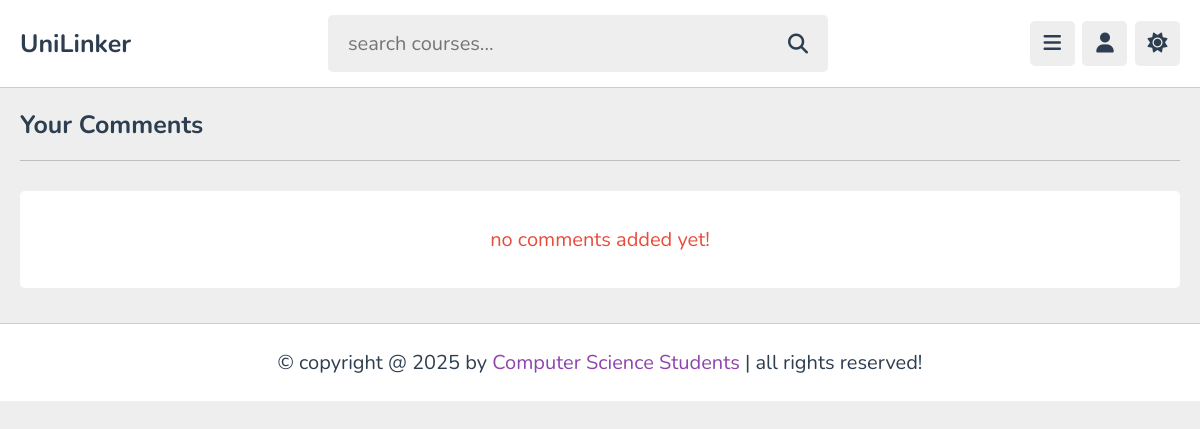
Page /comments.php (signed in) on the earlier database version.
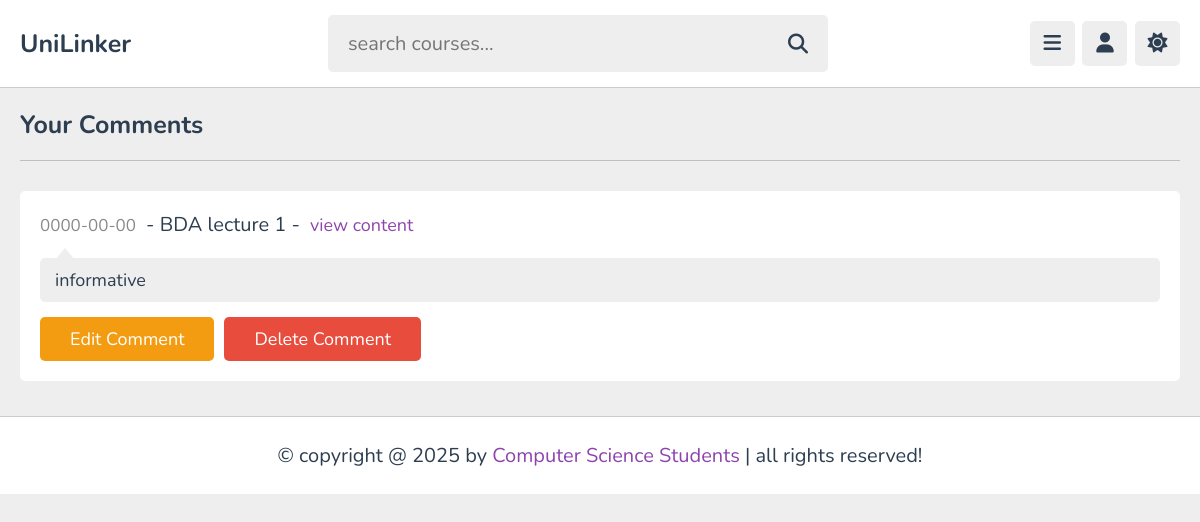
Same page on the later database version.
### tables this page shows
CREATE TABLE `comments` (
  `id` varchar(20) NOT NULL,
  `content_id` varchar(20) NOT NULL,
  `user_id` varchar(20) NOT NULL,
  `tutor_id` varchar(20) NOT NULL,
  `comment` varchar(1000) NOT NULL,
  `date` date NOT NULL
);

CREATE TABLE `content` (
  `id` varchar(20) NOT NULL,
  `tutor_id` varchar(20) NOT NULL,
  `playlist_id` varchar(20) NOT NULL,
  `title` varchar(100) NOT NULL,
  `description` varchar(1000) NOT NULL,
  `video` varchar(100) NOT NULL,
  `thumb` varchar(100) NOT NULL,
  `date` date NOT NULL,
  `status` varchar(20) NOT NULL DEFAULT 'deactive'
);

### comments.php (the view, shortened to what this page needs)
<?php
include 'components/connect.php';
if(isset($_COOKIE['user_id'])){
   $user_id = $_COOKIE['user_id'];
}else{
   $user_id = '';
   header('location:home.php');
}
?>
<!DOCTYPE html>
<html lang="en">
<head>
   <link rel="stylesheet" href="https://cdnjs.cloudflare.com/ajax/libs/font-awesome/6.2.0/css/all.min.css">
   <link rel="stylesheet" href="css/style.css">
</head>
<body>
<?php include 'components/user_header.php'; ?>
<section class="comments">
   <h1 class="heading">your comments</h1>
   <div class="show-comments">
      <?php
         $select_comments = $conn->prepare("SELECT * FROM `comments` WHERE user_id = ?");
         $select_comments->execute([$user_id]);
         if($select_comments->rowCount() > 0){
            while($fetch_comment = $select_comments->fetch(PDO::FETCH_ASSOC)){
               $select_content = $conn->prepare("SELECT * FROM `content` WHERE id = ?");
               $select_content->execute([$fetch_comment['content_id']]);
               $fetch_content = $select_content->fetch(PDO::FETCH_ASSOC);
      ?>
      <div class="box" style="<?php if($fetch_comment['user_id'] == $user_id){echo 'order:-1;';} ?>">
         <div class="content"><span><?= $fetch_comment['date']; ?></span><p> - <?= $fetch_content['title']; ?> - </p><a href="watch_video.php?get_id=<?= $fetch_content['id']; ?>">view content</a></div>
         <p class="text"><?= $fetch_comment['comment']; ?></p>
         <?php
            if($fetch_comment['user_id'] == $user_id){
         ?>
         <form action="" method="post" class="flex-btn">
            <button type="submit" name="edit_comment" class="inline-option-btn">edit comment</button>
            <button type="submit" name="delete_comment" class="inline-delete-btn" onclick="return confirm('delete this comment?');">delete comment</button>
         </form>
         <?php
         }
         ?>
      </div>
      <?php
       }
      }else{
         echo '<p class="empty">no comments added yet!</p>';
      }
      ?>
      </div>
</section>
<?php include 'components/footer.php'; ?>
</body>
</html>

Differences in the rows shown:
added comments: date "0000-00-00", content.title "BDA lecture 1", comment "informative"
Other differences:
text no longer shown: "no comments added yet!"
